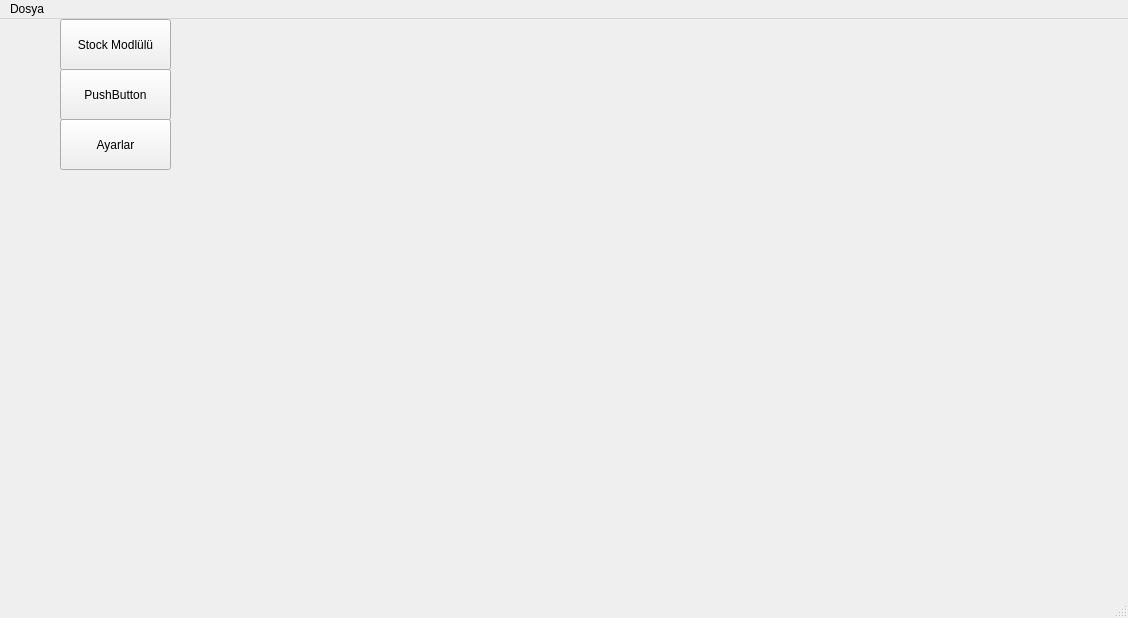
<?xml version="1.0" encoding="UTF-8"?>
<ui version="4.0">
 <class>MainWindow</class>
 <widget class="QMainWindow" name="MainWindow">
  <property name="geometry">
   <rect>
    <x>0</x>
    <y>0</y>
    <width>1128</width>
    <height>618</height>
   </rect>
  </property>
  <property name="windowTitle">
   <string>MainWindow</string>
  </property>
  <widget class="QWidget" name="centralwidget">
   <widget class="QPushButton" name="pushButton">
    <property name="geometry">
     <rect>
      <x>60</x>
      <y>0</y>
      <width>111</width>
      <height>51</height>
     </rect>
    </property>
    <property name="text">
     <string>Stock Modlülü</string>
    </property>
   </widget>
   <widget class="QPushButton" name="pushButton_2">
    <property name="geometry">
     <rect>
      <x>60</x>
      <y>50</y>
      <width>111</width>
      <height>51</height>
     </rect>
    </property>
    <property name="text">
     <string>PushButton</string>
    </property>
   </widget>
   <widget class="QPushButton" name="pushButton_3">
    <property name="geometry">
     <rect>
      <x>60</x>
      <y>100</y>
      <width>111</width>
      <height>51</height>
     </rect>
    </property>
    <property name="text">
     <string>Ayarlar</string>
    </property>
   </widget>
  </widget>
  <widget class="QMenuBar" name="menubar">
   <property name="geometry">
    <rect>
     <x>0</x>
     <y>0</y>
     <width>1128</width>
     <height>21</height>
    </rect>
   </property>
   <widget class="QMenu" name="menuDosya">
    <property name="title">
     <string>Dosya</string>
    </property>
   </widget>
   <addaction name="menuDosya"/>
  </widget>
  <widget class="QStatusBar" name="statusbar"/>
 </widget>
 <resources/>
 <connections/>
</ui>
